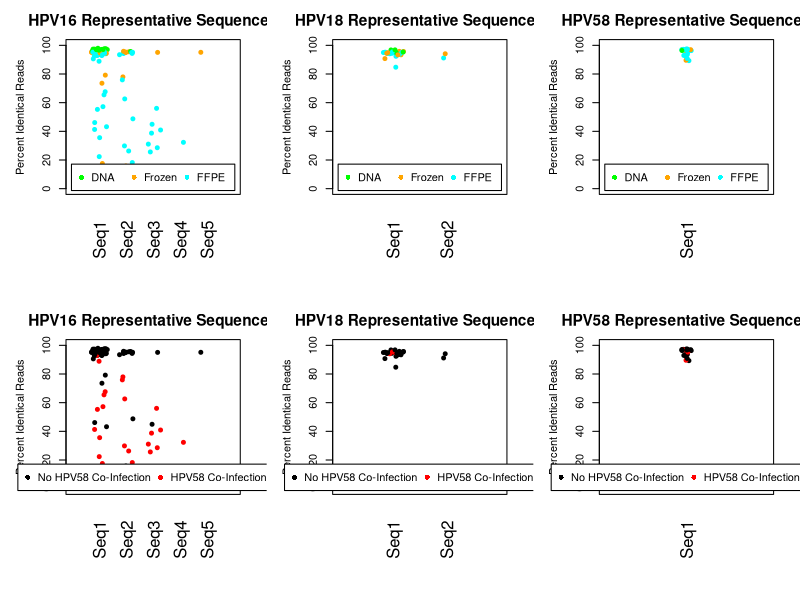

Generate this figure with R:
set.seed(0)

#NOTE: Using the 15% frequency causes us to lose the 2 lower freqeuncy HPV18 sequences (while keeping the overall trend for HPV16)

HPV16.seqs = c("ACGCAGTACAAATATGTCATTATGTGCTGCCATATCTACTTCAGAAACTACATATAAAAATACTAACTTTAAGGAGTACCTACGACATGGGGAG",
				"ACGCAGTACAAATATGTCATTATGTGCTGCCATATCTACTTCAGAACCTACATATAAAAATACTAACTTTAAAGAGTACCTACGACATGGGGAG",
				"ACGCAGTACAAATATGTCATTATGTGCTGCCATATCTACTTCAGAAACTACATATAAAAATACTAACTTTAAGGAGTACCTACGACATGGGGAA",
				"ACGCAGTACAAATATGTCATTATGTGCTGCCATATCTACTTCAGAACCTACATATAAAAATACTAACTTTAAAGAGTACCTATGACATGGGGAG",
				"ACGCAGTACAAATATGTCATTATGTGCTGCCATATCTACTTCAGAAACTACATATAAAAATACTAACTTTAAAGAGTACCTACGACATGGGGAG")
HPV18.seqs = c("TCGCAGTACCAATTTAACAATATGTGCTTCTACACAGTCTCCTGTACCTGGGCAATATGATGCTACCAAATTTAAGCAGTATAGCAGACATGTTGAG",
				"TCGTAGTACCAATTTAACAATATGTGCTTCTACACAGTCTCCTGTACCTGGGCAATATGATGCTACCAAATTTAAGCAGTATAGCAGACATGTTGAA")
HPV58.seqs = c("TCGTAGCACTAATATGACATTATGCACTGAAGTAACTAAGGAAGGTACATATAAAAATGATAATTTTAAGGAATATGTACGTCATGTTGAA")

HPV16.table = read.table("Public_Input_Files/HPV16_seq_stats_freq15.txt", head=T, sep="\t")
HPV18.table = read.table("Public_Input_Files/HPV18_seq_stats_freq15.txt", head=T, sep="\t")
HPV58.table = read.table("Public_Input_Files/HPV58_seq_stats_freq15.txt", head=T, sep="\t")

meta.table = read.table("Selected_Output_Files/combined_genotype_with_year_and_ethnicity_freq15.txt", head=T, sep="\t")


HPV16.sample = c()
HPV16.rep.seqs = c()
HPV16.freq = c()

for (i in 1:length(HPV16.seqs)){
	temp.table = HPV16.table[grep(HPV16.seqs[i],HPV16.table$Rep.Seq),]
	
	for (j in 1:nrow(temp.table)){
		sampleID = as.character(temp.table$Sample[j])
		seq.text = as.character(temp.table$Rep.Seq[j])
		seq.percent = as.character(temp.table$Rep.Percent[j])
		
		HPV16.sample = c(HPV16.sample, sampleID)
		
		seq.arr = unlist(strsplit(seq.text, split=", "))
		if(length(seq.arr) == 1){
			HPV16.rep.seqs = c(HPV16.rep.seqs, HPV16.seqs[i])
			HPV16.freq = c(HPV16.freq, as.numeric(seq.percent))
		}else{
			percent.arr = unlist(strsplit(seq.percent, split=", "))
			matched.percent = percent.arr[seq.arr == HPV16.seqs[i]]
			if(length(matched.percent) > 1){
				stop("Issue with Matched Percent")
			}else if(length(matched.percent) == 0){
				stop("No matching sequence?")
			}
			
			HPV16.rep.seqs = c(HPV16.rep.seqs, HPV16.seqs[i])
			HPV16.freq = c(HPV16.freq, as.numeric(matched.percent))
		}
	}#end for (j in 1:nrow(temp.table))
}#end for (i in 1:length(HPV16.seqs))

HPV16.rep.seqs = factor(HPV16.rep.seqs, HPV16.seqs)
print(table(HPV16.rep.seqs))
print(tapply(HPV16.freq, HPV16.rep.seqs, mean))
print(tapply(HPV16.freq, HPV16.rep.seqs, sd))

HPV18.sample = c()
HPV18.rep.seqs = c()
HPV18.freq = c()

for (i in 1:length(HPV18.seqs)){
	temp.table = HPV18.table[grep(HPV18.seqs[i],HPV18.table$Rep.Seq),]
	
	for (j in 1:nrow(temp.table)){
		sampleID = as.character(temp.table$Sample[j])
		seq.text = as.character(temp.table$Rep.Seq[j])
		seq.percent = as.character(temp.table$Rep.Percent[j])
		
		HPV18.sample = c(HPV18.sample, sampleID)
		
		seq.arr = unlist(strsplit(seq.text, split=", "))
		if(length(seq.arr) == 1){
			HPV18.rep.seqs = c(HPV18.rep.seqs, HPV18.seqs[i])
			HPV18.freq = c(HPV18.freq, as.numeric(seq.percent))
		}else{
			percent.arr = unlist(strsplit(seq.percent, split=", "))
			matched.percent = percent.arr[seq.arr == HPV18.seqs[i]]
			if(length(matched.percent) > 1){
				stop("Issue with Matched Percent")
			}else if(length(matched.percent) == 0){
				stop("No matching sequence?")
			}
			
			HPV18.rep.seqs = c(HPV18.rep.seqs, HPV18.seqs[i])
			HPV18.freq = c(HPV18.freq, as.numeric(matched.percent))
		}
	}#end for (j in 1:nrow(temp.table))
}#end for (i in 1:length(HPV18.seqs))

HPV18.rep.seqs = factor(HPV18.rep.seqs, HPV18.seqs)
print(table(HPV18.rep.seqs))
print(tapply(HPV18.freq, HPV18.rep.seqs, mean))
print(tapply(HPV18.freq, HPV18.rep.seqs, sd))

pdf("to_AI/Additional_File_05_Supplemental_Figure_S1.pdf", height = 8, width = 12)
par(mfrow=c(2,3))
###########################
### HPV16 - Sample Type ###
###########################

seqCol=rep("gray",length(HPV16.sample))
seqCol[grep("^13",HPV16.sample)]="green"
seqCol[grep("^14",HPV16.sample)]="orange"
seqCol[grep("^15",HPV16.sample)]="cyan"

repSeq= as.character(HPV16.rep.seqs)
for (i in 1:length(HPV16.seqs)){
	repSeq[HPV16.rep.seqs == HPV16.seqs[i]]=paste("Seq",i,sep="")
}#end for (i in 1:length(HPV16.seqs))
repSeq = factor(repSeq, levels=paste("Seq",1:length(HPV16.seqs),sep=""))

jitter.HPV16 = jitter(as.numeric(repSeq), factor=1.5)

par(mar=c(8,5,3,2))
plot(jitter.HPV16, HPV16.freq,
		xaxt="n", xlim=c(0,length(levels(repSeq))+1), ylim=c(0,100), cex=0.8, cex.main=1.4,
		xlab="", ylab="Percent Identical Reads", pch=19, col=seqCol, main = "HPV16 Representative Sequences")
mtext(levels(repSeq), side=1, at =1:length(levels(repSeq)), las=2, line=2)
legend("bottom",legend=c("DNA","Frozen","FFPE"),col=c("green","orange","cyan"),
			cex=1, pch=16, inset=0.025, xpd=T, ncol=3)

###########################
### HPV18 - Sample Type ###
###########################

seqCol=rep("gray",length(HPV18.sample))
seqCol[grep("^13",HPV18.sample)]="green"
seqCol[grep("^14",HPV18.sample)]="orange"
seqCol[grep("^15",HPV18.sample)]="cyan"

repSeq= as.character(HPV18.rep.seqs)
for (i in 1:length(HPV18.seqs)){
	repSeq[HPV18.rep.seqs == HPV18.seqs[i]]=paste("Seq",i,sep="")
}#end for (i in 1:length(HPV18.seqs))
repSeq = factor(repSeq, levels=paste("Seq",1:length(HPV18.seqs),sep=""))

jitter.HPV18 = jitter(as.numeric(repSeq), factor=1)

par(mar=c(8,5,3,2))
plot(jitter.HPV18, HPV18.freq,
		xaxt="n", xlim=c(0,length(levels(repSeq))+1), ylim=c(0,100), cex=0.8, cex.main=1.4,
		xlab="", ylab="Percent Identical Reads", pch=19, col=seqCol, main = "HPV18 Representative Sequences")
mtext(levels(repSeq), side=1, at =1:length(levels(repSeq)), las=2, line=2)
legend("bottom",legend=c("DNA","Frozen","FFPE"),col=c("green","orange","cyan"),
			cex=1, pch=16, inset=0.025, xpd=T, ncol=3)

###########################
### HPV58 - Sample Type ###
###########################

seqCol=rep("gray",nrow(HPV58.table))
seqCol[grep("^13",HPV58.table$Sample)]="green"
seqCol[grep("^14",HPV58.table$Sample)]="orange"
seqCol[grep("^15",HPV58.table$Sample)]="cyan"

repSeq= rep("Seq1",nrow(HPV58.table))
repSeq = factor(repSeq, levels=c("Seq1"))

print(nrow(HPV58.table))
print(mean(HPV58.table$Rep.Percent))
print(sd(HPV58.table$Rep.Percent))

jitter.HPV58 = jitter(as.numeric(repSeq), factor=3)

par(mar=c(8,5,3,2))
plot(jitter.HPV58, HPV58.table$Rep.Percent,
		xaxt="n", xlim=c(0,length(levels(repSeq))+1), ylim=c(0,100), cex=0.8, cex.main=1.4,
		xlab="", ylab="Percent Identical Reads", pch=19, col=seqCol, main = "HPV58 Representative Sequences")
mtext(levels(repSeq), side=1, at =1:length(levels(repSeq)), las=2, line=2)
legend("bottom",legend=c("DNA","Frozen","FFPE"),col=c("green","orange","cyan"),
			cex=1, pch=16, inset=0.025, xpd=T, ncol=3)

##################################
### HPV16 : HPV58 Co-Infection ###
##################################

seqCol=rep("black",length(HPV16.sample))
for(i in 1:length(HPV16.sample)){
	temp.subtype = as.character(meta.table$genotype[meta.table$Sample == HPV16.sample[i]])
	temp.subtype.arr = unlist(strsplit(temp.subtype, split=","))
	if(length(temp.subtype.arr) > 1){
		#print(temp.subtype.arr)
		if("HPV58" %in% temp.subtype.arr){
			seqCol[i]="red"
		}#end if("HPV58" %in% temp.subtype.arr)
	}#end if(length(temp.subtype.arr) > 1)
}#end for(i in 1:length(HPV16.sample))


repSeq= as.character(HPV16.rep.seqs)
for (i in 1:length(HPV16.seqs)){
	repSeq[HPV16.rep.seqs == HPV16.seqs[i]]=paste("Seq",i,sep="")
}#end for (i in 1:length(HPV16.seqs))
repSeq = factor(repSeq, levels=paste("Seq",1:length(HPV16.seqs),sep=""))

par(mar=c(8,5,3,2))
plot(jitter.HPV16, HPV16.freq,
		xaxt="n", xlim=c(0,length(levels(repSeq))+1), ylim=c(0,100), cex=0.8, cex.main=1.4,
		xlab="", ylab="Percent Identical Reads", pch=19, col=seqCol, main = "HPV16 Representative Sequences")
mtext(levels(repSeq), side=1, at =1:length(levels(repSeq)), las=2, line=2)
legend("bottom",legend=c("No HPV58 Co-Infection","HPV58 Co-Infection"),col=c("black","red"),
			cex=1, pch=16, inset=0.025, xpd=T, ncol=2)

##################################
### HPV18 : HPV58 Co-Infection ###
##################################

seqCol=rep("black",length(HPV18.sample))
for(i in 1:length(HPV16.sample)){
	temp.subtype = as.character(meta.table$genotype[meta.table$Sample == HPV16.sample[i]])
	temp.subtype.arr = unlist(strsplit(temp.subtype, split=","))
	if(length(temp.subtype.arr) > 1){
		print(temp.subtype.arr)
		if("HPV58" %in% temp.subtype.arr){
			seqCol[i]="red"
		}#end if("HPV58" %in% temp.subtype.arr)
	}#end if(length(temp.subtype.arr) > 1)
}#end for(i in 1:length(HPV16.sample))

repSeq= as.character(HPV18.rep.seqs)
for (i in 1:length(HPV18.seqs)){
	repSeq[HPV18.rep.seqs == HPV18.seqs[i]]=paste("Seq",i,sep="")
}#end for (i in 1:length(HPV18.seqs))
repSeq = factor(repSeq, levels=paste("Seq",1:length(HPV18.seqs),sep=""))

par(mar=c(8,5,3,2))
plot(jitter.HPV18, HPV18.freq,
		xaxt="n", xlim=c(0,length(levels(repSeq))+1), ylim=c(0,100), cex=0.8, cex.main=1.4,
		xlab="", ylab="Percent Identical Reads", pch=19, col=seqCol, main = "HPV18 Representative Sequences")
mtext(levels(repSeq), side=1, at =1:length(levels(repSeq)), las=2, line=2)
legend("bottom",legend=c("No HPV58 Co-Infection","HPV58 Co-Infection"),col=c("black","red"),
			cex=1, pch=16, inset=0.025, xpd=T, ncol=2)

##################################
### HPV58 : HPV58 Co-Infection ###
##################################
	
seqCol=rep("black",nrow(HPV58.table))
for(i in 1:length(HPV16.sample)){
	temp.subtype = as.character(meta.table$genotype[meta.table$Sample == HPV16.sample[i]])
	temp.subtype.arr = unlist(strsplit(temp.subtype, split=","))
	if(length(temp.subtype.arr) > 1){
		print(temp.subtype.arr)
		if("HPV58" %in% temp.subtype.arr){
			seqCol[i]="red"
		}#end if("HPV58" %in% temp.subtype.arr)
	}#end if(length(temp.subtype.arr) > 1)
}#end for(i in 1:length(HPV16.sample))

repSeq= rep("Seq1",nrow(HPV58.table))
repSeq = factor(repSeq, levels=c("Seq1"))

print(nrow(HPV58.table))
print(mean(HPV58.table$Rep.Percent))
print(sd(HPV58.table$Rep.Percent))

par(mar=c(8,5,3,2))
plot(jitter.HPV58, HPV58.table$Rep.Percent,
		xaxt="n", xlim=c(0,length(levels(repSeq))+1), ylim=c(0,100), cex=0.8, cex.main=1.4,
		xlab="", ylab="Percent Identical Reads", pch=19, col=seqCol, main = "HPV58 Representative Sequences")
mtext(levels(repSeq), side=1, at =1:length(levels(repSeq)), las=2, line=2)
legend("bottom",legend=c("No HPV58 Co-Infection","HPV58 Co-Infection"),col=c("black","red"),
			cex=1, pch=16, inset=0.025, xpd=T, ncol=2)
	
dev.off()